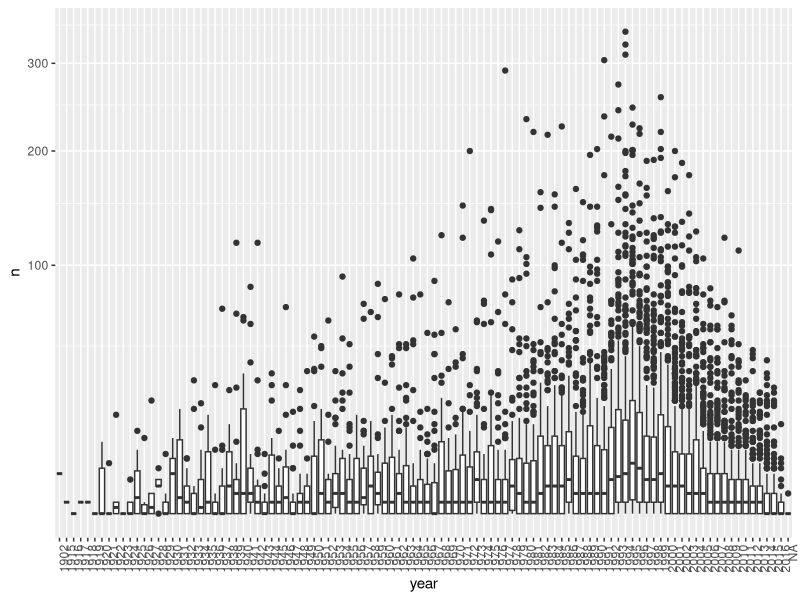

Recreate this plot in R.
library(tidyverse)
library(lubridate)
library(dslabs)
data("movielens")

movielens %>% group_by(movieId) %>%
  summarize(n = n(), year = as.character(first(year))) %>%
  qplot(year, n, data = ., geom = "boxplot") + 
  coord_trans(y = "sqrt") + 
  theme(axis.text.x = element_text(angle = 90, hjust = 1))

movielens %>% filter(year >= 1993) %>%
  group_by(movieId) %>%
  summarize(n = n(), year = 2018 - first(year), title=title[1], rating=mean(rating), avgRatingPerYear = n/year) %>% 
  mutate(rate = n/year) %>% 
  top_n(25, rate) %>% 
  arrange(desc(rate))
